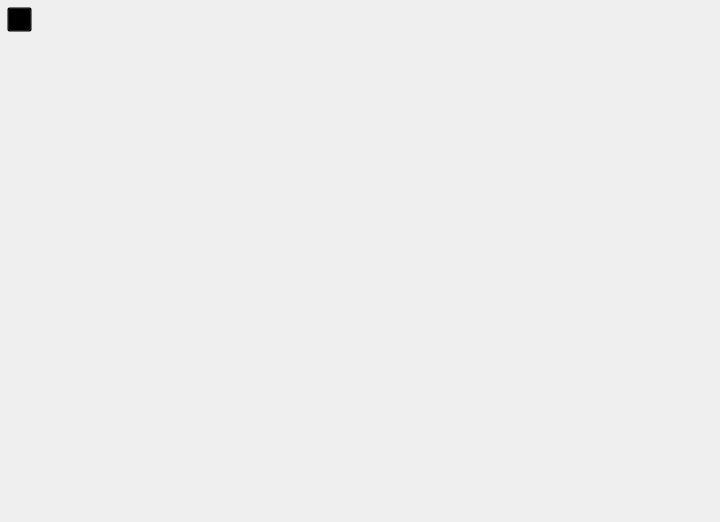
<?xml version="1.0" encoding="UTF-8"?>
<ui version="4.0">
 <class>lrcInterfaceClass</class>
 <widget class="QWidget" name="lrcInterfaceClass">
  <property name="geometry">
   <rect>
    <x>0</x>
    <y>0</y>
    <width>720</width>
    <height>522</height>
   </rect>
  </property>
  <property name="windowTitle">
   <string>lrcInterface</string>
  </property>
  <layout class="QVBoxLayout" name="verticalLayout">
   <property name="spacing">
    <number>0</number>
   </property>
   <property name="leftMargin">
    <number>0</number>
   </property>
   <property name="topMargin">
    <number>0</number>
   </property>
   <property name="rightMargin">
    <number>0</number>
   </property>
   <property name="bottomMargin">
    <number>0</number>
   </property>
   <item>
    <widget class="QWidget" name="base" native="true">
     <property name="styleSheet">
      <string notr="true">#base
{
	border-image: url(:/lrcGround.png);
}</string>
     </property>
     <layout class="QVBoxLayout" name="verticalLayout_2">
      <property name="spacing">
       <number>0</number>
      </property>
      <property name="leftMargin">
       <number>0</number>
      </property>
      <property name="topMargin">
       <number>0</number>
      </property>
      <property name="rightMargin">
       <number>0</number>
      </property>
      <property name="bottomMargin">
       <number>0</number>
      </property>
      <item>
       <widget class="QWidget" name="head" native="true">
        <property name="minimumSize">
         <size>
          <width>0</width>
          <height>40</height>
         </size>
        </property>
        <property name="maximumSize">
         <size>
          <width>16777215</width>
          <height>40</height>
         </size>
        </property>
        <property name="sizeIncrement">
         <size>
          <width>0</width>
          <height>0</height>
         </size>
        </property>
        <property name="styleSheet">
         <string notr="true"/>
        </property>
        <layout class="QHBoxLayout" name="horizontalLayout">
         <property name="spacing">
          <number>0</number>
         </property>
         <property name="leftMargin">
          <number>0</number>
         </property>
         <property name="topMargin">
          <number>0</number>
         </property>
         <property name="rightMargin">
          <number>0</number>
         </property>
         <property name="bottomMargin">
          <number>0</number>
         </property>
         <item>
          <widget class="QWidget" name="pullDown" native="true">
           <property name="minimumSize">
            <size>
             <width>40</width>
             <height>40</height>
            </size>
           </property>
           <property name="maximumSize">
            <size>
             <width>40</width>
             <height>40</height>
            </size>
           </property>
           <property name="styleSheet">
            <string notr="true"/>
           </property>
           <layout class="QVBoxLayout" name="verticalLayout_4">
            <property name="spacing">
             <number>0</number>
            </property>
            <property name="leftMargin">
             <number>7</number>
            </property>
            <property name="topMargin">
             <number>0</number>
            </property>
            <property name="rightMargin">
             <number>0</number>
            </property>
            <property name="bottomMargin">
             <number>0</number>
            </property>
            <item>
             <widget class="QPushButton" name="pullPush">
              <property name="minimumSize">
               <size>
                <width>25</width>
                <height>25</height>
               </size>
              </property>
              <property name="maximumSize">
               <size>
                <width>25</width>
                <height>25</height>
               </size>
              </property>
              <property name="sizeIncrement">
               <size>
                <width>0</width>
                <height>0</height>
               </size>
              </property>
              <property name="baseSize">
               <size>
                <width>0</width>
                <height>0</height>
               </size>
              </property>
              <property name="styleSheet">
               <string notr="true">background-color: rgba(0, 0, 0, 0);
border-image: url(:/pullDown.png);</string>
              </property>
              <property name="text">
               <string/>
              </property>
             </widget>
            </item>
           </layout>
          </widget>
         </item>
         <item>
          <widget class="QWidget" name="widget" native="true">
           <property name="styleSheet">
            <string notr="true"/>
           </property>
          </widget>
         </item>
        </layout>
       </widget>
      </item>
      <item>
       <widget class="QWidget" name="body" native="true">
        <property name="styleSheet">
         <string notr="true"/>
        </property>
        <layout class="QVBoxLayout" name="verticalLayout_3">
         <property name="spacing">
          <number>6</number>
         </property>
         <property name="leftMargin">
          <number>0</number>
         </property>
         <property name="topMargin">
          <number>0</number>
         </property>
         <property name="rightMargin">
          <number>0</number>
         </property>
         <item>
          <spacer name="verticalSpacer_2">
           <property name="orientation">
            <enum>Qt::Orientation::Vertical</enum>
           </property>
           <property name="sizeHint" stdset="0">
            <size>
             <width>20</width>
             <height>40</height>
            </size>
           </property>
          </spacer>
         </item>
         <item>
          <widget class="QLabel" name="upThree">
           <property name="minimumSize">
            <size>
             <width>0</width>
             <height>50</height>
            </size>
           </property>
           <property name="maximumSize">
            <size>
             <width>16777215</width>
             <height>50</height>
            </size>
           </property>
           <property name="styleSheet">
            <string notr="true">font-size: 24px;      /* 字体大小 */
font-weight: 400;     /* 标准粗细 */
color: #888888;</string>
           </property>
           <property name="text">
            <string/>
           </property>
           <property name="alignment">
            <set>Qt::AlignmentFlag::AlignCenter</set>
           </property>
          </widget>
         </item>
         <item>
          <widget class="QLabel" name="upTwo">
           <property name="minimumSize">
            <size>
             <width>0</width>
             <height>50</height>
            </size>
           </property>
           <property name="maximumSize">
            <size>
             <width>16777215</width>
             <height>50</height>
            </size>
           </property>
           <property name="styleSheet">
            <string notr="true">font-size: 24px;      /* 字体大小 */
font-weight: 400;     /* 标准粗细 */
color: #888888;</string>
           </property>
           <property name="text">
            <string/>
           </property>
           <property name="alignment">
            <set>Qt::AlignmentFlag::AlignCenter</set>
           </property>
          </widget>
         </item>
         <item>
          <widget class="QLabel" name="upOne">
           <property name="minimumSize">
            <size>
             <width>0</width>
             <height>50</height>
            </size>
           </property>
           <property name="maximumSize">
            <size>
             <width>16777215</width>
             <height>50</height>
            </size>
           </property>
           <property name="styleSheet">
            <string notr="true">font-size: 32px;      /* 字体大小 */
font-weight: 400;     /* 标准粗细 */
color: #666666;</string>
           </property>
           <property name="text">
            <string/>
           </property>
           <property name="alignment">
            <set>Qt::AlignmentFlag::AlignCenter</set>
           </property>
          </widget>
         </item>
         <item>
          <widget class="QLabel" name="lrcMain">
           <property name="minimumSize">
            <size>
             <width>0</width>
             <height>70</height>
            </size>
           </property>
           <property name="maximumSize">
            <size>
             <width>16777215</width>
             <height>70</height>
            </size>
           </property>
           <property name="styleSheet">
            <string notr="true">font-size: 48px;      /* 字体大小 */
font-weight: 900;
color: rgb(0, 0, 127);</string>
           </property>
           <property name="text">
            <string/>
           </property>
           <property name="alignment">
            <set>Qt::AlignmentFlag::AlignCenter</set>
           </property>
          </widget>
         </item>
         <item>
          <widget class="QLabel" name="downOne">
           <property name="minimumSize">
            <size>
             <width>0</width>
             <height>50</height>
            </size>
           </property>
           <property name="maximumSize">
            <size>
             <width>16777215</width>
             <height>50</height>
            </size>
           </property>
           <property name="styleSheet">
            <string notr="true">font-size: 32px;      /* 字体大小 */
font-weight: 400;     /* 标准粗细 */
color: #666666;</string>
           </property>
           <property name="text">
            <string/>
           </property>
           <property name="alignment">
            <set>Qt::AlignmentFlag::AlignCenter</set>
           </property>
          </widget>
         </item>
         <item>
          <widget class="QLabel" name="downTwo">
           <property name="minimumSize">
            <size>
             <width>0</width>
             <height>50</height>
            </size>
           </property>
           <property name="maximumSize">
            <size>
             <width>16777215</width>
             <height>50</height>
            </size>
           </property>
           <property name="styleSheet">
            <string notr="true">font-size: 24px;      /* 字体大小 */
font-weight: 400;     /* 标准粗细 */
color: #888888;</string>
           </property>
           <property name="text">
            <string/>
           </property>
           <property name="alignment">
            <set>Qt::AlignmentFlag::AlignCenter</set>
           </property>
          </widget>
         </item>
         <item>
          <widget class="QLabel" name="downThree">
           <property name="minimumSize">
            <size>
             <width>0</width>
             <height>50</height>
            </size>
           </property>
           <property name="maximumSize">
            <size>
             <width>16777215</width>
             <height>50</height>
            </size>
           </property>
           <property name="styleSheet">
            <string notr="true">font-size: 24px;      /* 字体大小 */
font-weight: 400;     /* 标准粗细 */
color: #888888;</string>
           </property>
           <property name="text">
            <string/>
           </property>
           <property name="alignment">
            <set>Qt::AlignmentFlag::AlignCenter</set>
           </property>
          </widget>
         </item>
         <item>
          <spacer name="verticalSpacer">
           <property name="orientation">
            <enum>Qt::Orientation::Vertical</enum>
           </property>
           <property name="sizeHint" stdset="0">
            <size>
             <width>20</width>
             <height>40</height>
            </size>
           </property>
          </spacer>
         </item>
        </layout>
       </widget>
      </item>
     </layout>
    </widget>
   </item>
  </layout>
 </widget>
 <layoutdefault spacing="6" margin="11"/>
 <resources>
  <include location="TexasPlayer.qrc"/>
 </resources>
 <connections/>
</ui>
